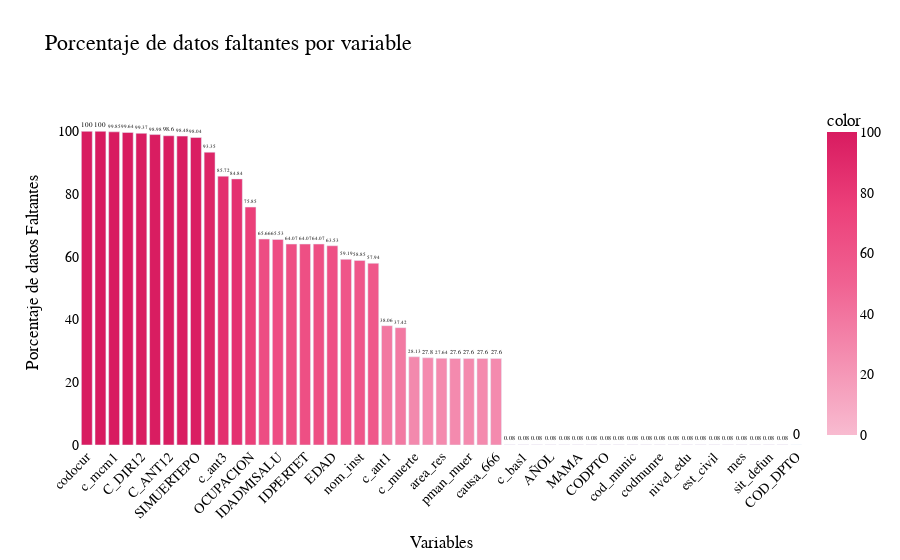

Source (notebook cell):
### Code cell
color_scale = ["#F8BBD0", "#F48FB1", "#F06292", "#EC407A", "#D81B60"]

fig = px.bar(
    missing_percent, x = missing_percent.index, y = missing_percent.values,
    labels = {'x': 'Variables', 'y': 'Porcentaje de datos Faltantes (%)'},
    title = 'Porcentaje de datos faltantes por variable',
    color = missing_percent.values, color_continuous_scale= color_scale, text = missing_percent.values.round(2))

fig.update_layout(xaxis_title = 'Variables', yaxis_title = 'Porcentaje de datos Faltantes', title_font_size = 20, xaxis_tickangle = -45,
    plot_bgcolor = 'white', paper_bgcolor = 'white',
    font = dict(family = 'Bahnschrift', size = 14, color = 'black'),
    title_font = dict(family = 'Bahnschrift', size = 22, color = 'black'),
    yaxis = dict(range = [0, missing_percent.max() + 10]))

fig.update_traces(textposition ='outside') # Para que el porcentaje se muestre fuera de la barra

fig.show()

### Figure 1 — Plotly figure (JSON) as saved in the notebook; plotly's stock layout.template omitted (floating-point values rounded to 4 significant figures)
{"data": [{"alignmentgroup": "True", "hovertemplate": "index=%{x}<br>Porcentaje de datos Faltantes (%)=%{y}<br>text=%{text}<br>color=%{marker.color}<extra></extra>", "legendgroup": "", "marker": {"color": [100, 100, 99.85, 99.64, 99.37, 98.98, 98.6, 98.48, 98.04, 93.35, 85.72, 84.84, 75.85, 65.66, 65.53, 64.07, 64.07, 64.07, 63.53, 59.19, 58.85, 57.94, 38.06, 37.42, 28.13, 27.8, 27.64, 27.6, 27.6, 27.6, 27.6, 0.07681, 0.07681, 0.07681, 0.07681, 0.07681, 0.07681, 0.07681, 0.07681, 0.07681, 0.07681, 0.07681, 0.07681, 0.07681, 0.07681, 0.07681, 0.07681, 0.07681, 0.07681, 0.07681, 0.07681, 0.07681, 0], "coloraxis": "coloraxis", "pattern": {"shape": ""}}, "name": "", "offsetgroup": "", "orientation": "v", "showlegend": false, "text": [100, 100, 99.85, 99.64, 99.37, 98.98, 98.6, 98.48, 98.04, 93.35, 85.72, 84.84, 75.85, 65.66, 65.53, 64.07, 64.07, 64.07, 63.53, 59.19, 58.85, 57.94, 38.06, 37.42, 28.13, 27.8, 27.64, 27.6, 27.6, 27.6, 27.6, 0.08, 0.08, 0.08, 0.08, 0.08, 0.08, 0.08, 0.08, 0.08, 0.08, 0.08, 0.08, 0.08, 0.08, 0.08, 0.08, 0.08, 0.08, 0.08, 0.08, 0.08, 0], "textposition": "outside", "type": "bar", "x": ["codocur", "codmunoc", "c_mcm1", "C_ANT32", "C_DIR12", "C_ANT22", "C_ANT12", "C_PAT2", "SIMUERTEPO", "man_muer", "c_ant3", "c_pat1", "OCUPACION", "IDCLASADMI", "IDADMISALU", "MUERTEPORO", "IDPERTET", "IDPROFCER", "EDAD", "cod_inst", "nom_inst", "c_ant2", "c_ant1", "codpres", "c_muerte", "c_dir1", "area_res", "asis_med", "pman_muer", "seg_social", "causa_666", "filter_$", "c_bas1", "cau_homol", "AÑOL", "llave", "MAMA", "quinquenio", "CODPTO", "REGION", "cod_munic", "cons_exp", "codmunre", "codptore", "nivel_edu", "gru_ed1", "est_civil", "sexo", "mes", "ano", "sit_defun", "a_defun", "COD_DPTO"], "xaxis": "x", "y": [100, 100, 99.85, 99.64, 99.37, 98.98, 98.6, 98.48, 98.04, 93.35, 85.72, 84.84, 75.85, 65.66, 65.53, 64.07, 64.07, 64.07, 63.53, 59.19, 58.85, 57.94, 38.06, 37.42, 28.13, 27.8, 27.64, 27.6, 27.6, 27.6, 27.6, 0.07681, 0.07681, 0.07681, 0.07681, 0.07681, 0.07681, 0.07681, 0.07681, 0.07681, 0.07681, 0.07681, 0.07681, 0.07681, 0.07681, 0.07681, 0.07681, 0.07681, 0.07681, 0.07681, 0.07681, 0.07681, 0], "yaxis": "y"}], "layout": {"barmode": "relative", "coloraxis": {"colorbar": {"title": {"text": "color"}}, "colorscale": [[0, "#F8BBD0"], [0.25, "#F48FB1"], [0.5, "#F06292"], [0.75, "#EC407A"], [1, "#D81B60"]]}, "font": {"color": "black", "family": "Bahnschrift", "size": 14}, "legend": {"tracegroupgap": 0}, "paper_bgcolor": "white", "plot_bgcolor": "white", "title": {"font": {"color": "black", "family": "Bahnschrift", "size": 22}, "text": "Porcentaje de datos faltantes por variable"}, "xaxis": {"anchor": "y", "domain": [0, 1], "tickangle": -45, "title": {"text": "Variables"}}, "yaxis": {"anchor": "x", "domain": [0, 1], "range": [0, 110], "title": {"text": "Porcentaje de datos Faltantes"}}}}
